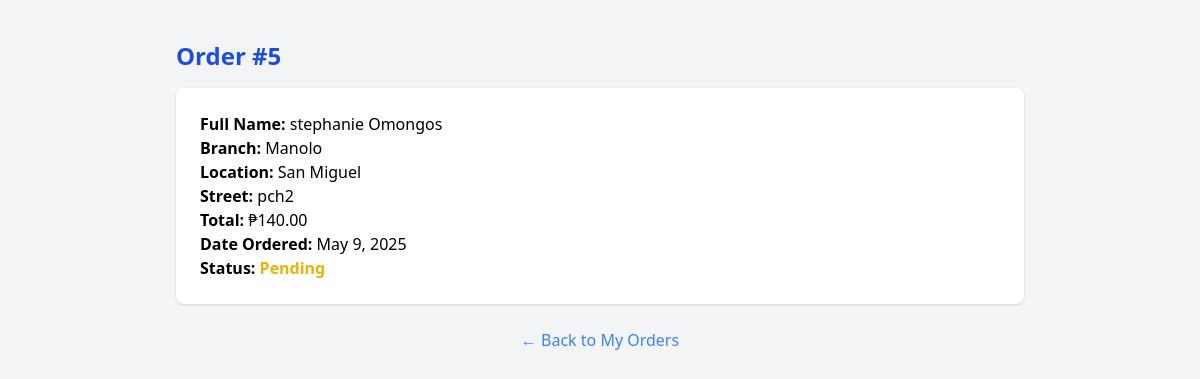
/order_details.php?id=5 (signed in), run on the app's committed database.
### tables this page shows
CREATE TABLE `orders` (
  `id` int(11) NOT NULL,
  `user_id` int(11) NOT NULL,
  `fullname` varchar(100) NOT NULL,
  `branch` varchar(50) NOT NULL,
  `location` varchar(100) NOT NULL,
  `street` text NOT NULL,
  `total` decimal(10,2) NOT NULL,
  `created_at` timestamp NOT NULL DEFAULT current_timestamp(),
  `tracking_number` varchar(100) DEFAULT NULL,
  `order_status` varchar(50) DEFAULT NULL,
  `estimated_delivery_date` date DEFAULT NULL,
  `actual_delivery_date` date DEFAULT NULL,
  `payment_status` varchar(20) DEFAULT 'Pending',
  `status` varchar(255) NOT NULL DEFAULT 'Pending',
  `delivered_at` datetime DEFAULT NULL,
  `delivery_person` varchar(255) DEFAULT NULL,
  `delivered_date` datetime DEFAULT NULL
);

### order_details.php (the view, shortened to what this page needs)
<?php
$conn = new mysqli("localhost", "root", "", "online_shop");
$order_id = isset($_GET['id']) ? intval($_GET['id']) : 0;
$user_id = $_SESSION['user_id'];
$stmt = $conn->prepare("SELECT * FROM orders WHERE id = ? AND user_id = ?");
$stmt->bind_param("ii", $order_id, $user_id);
$stmt->execute();
$result = $stmt->get_result();
$order = $result->fetch_assoc();
?>
<!DOCTYPE html>
<html lang="en">
<head>
    <script src="https://cdn.tailwindcss.com"></script>
</head>
<body class="bg-gray-100 font-sans">
    <div class="max-w-4xl mx-auto py-10 px-6">
        <?php if ($order): ?>
            <h1 class="text-2xl font-bold text-blue-700 mb-4">Order #<?php echo $order['id']; ?></h1>
            <div class="bg-white p-6 rounded-lg shadow">
                <p><strong>Full Name:</strong> <?php echo htmlspecialchars($order['fullname']); ?></p>
                <p><strong>Branch:</strong> <?php echo htmlspecialchars($order['branch']); ?></p>
                <p><strong>Location:</strong> <?php echo htmlspecialchars($order['location']); ?></p>
                <p><strong>Street:</strong> <?php echo htmlspecialchars($order['street']); ?></p>
                <p><strong>Total:</strong> ₱<?php echo number_format($order['total'], 2); ?></p>
                <p><strong>Date Ordered:</strong> <?php echo date("F j, Y", strtotime($order['created_at'])); ?></p>
                <p><strong>Status:</strong>
                    <span class="font-semibold capitalize <?php echo $order['status'] === 'delivered' ? 'text-green-600' : 'text-yellow-500'; ?>">
                        <?php echo htmlspecialchars($order['status']); ?>
                    </span>
                </p>
            </div>
        <?php else: ?>
            <p class="text-center text-gray-600">Order not found or you don’t have permission to view it.</p>
        <?php endif; ?>
        <div class="mt-6 text-center">
            <a href="orders.php" class="text-blue-500 hover:underline">&larr; Back to My Orders</a>
        </div>
    </div>
</body>
</html>

### data on the page
orders: id "5", fullname "stephanie Omongos", branch "Manolo", location "San Miguel", street "pch2", total "140.00", created_at "May 9, 2025", status "Pending"
